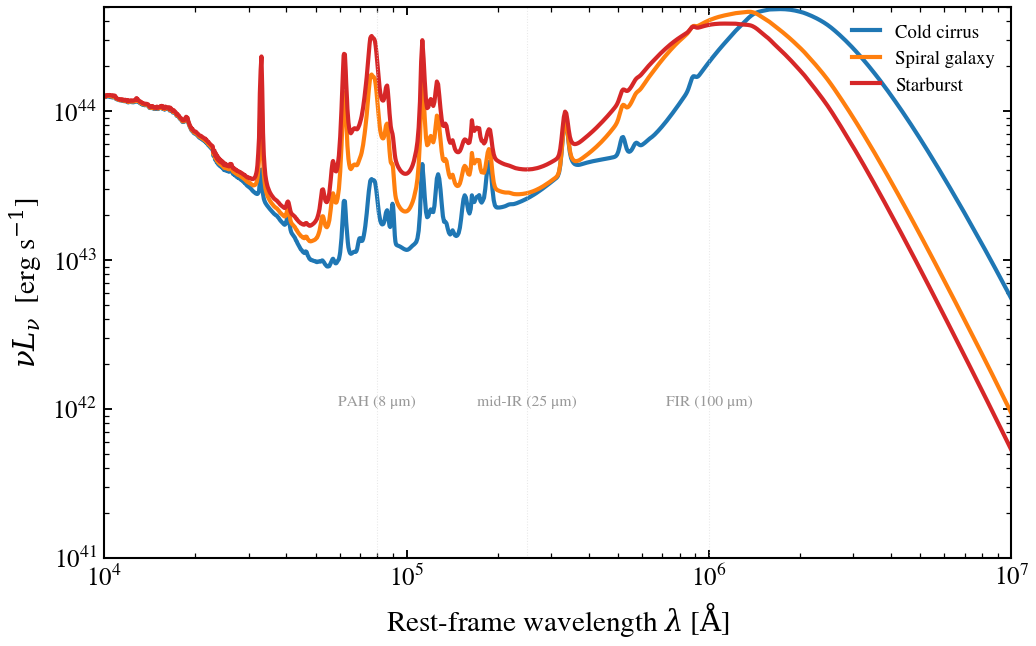

Write the Python code that produced this figure.
"""
Dust IR SED: PAH / Warm grain / Cold grain decomposition
=========================================================

The Draine & Li (2007) dust model naturally separates three emission
regimes via its parameters. Varying ``q_PAH`` (PAH mass fraction) and
``U_min`` (minimum radiation-field intensity) traces three archetypal
SED shapes:

1. **Cold cirrus** (``q_PAH`` ≈ 0.5%, ``U_min`` ≈ 0.1 dex):
   Diffuse, cool dust with weak PAH features—characteristic of
   quiescent regions (peak ≈ 250 μm).

2. **Spiral-disk galaxy** (``q_PAH`` ≈ 2.5%, ``U_min`` ≈ 1.0 dex):
   Typical mid-IR + FIR balance with modest PAH features
   (peak ≈ 100 μm).

3. **Starburst** (``q_PAH`` ≈ 4.5%, ``U_min`` ≈ 2.0 dex):
   Strong PAH features at 3–20 μm and warm grains; harder
   radiation field from young star clusters (peak ≈ 60 μm).

This script sweeps the two knobs independently to show how the
dust SED morphology responds.
"""

import os

os.environ["TF_CPP_MIN_LOG_LEVEL"] = "2"  # suppress XLA/PjRt C++ INFO+WARNING logs

import warnings

import jax
import jax.numpy as jnp
import matplotlib.pyplot as plt
import numpy as np

import tengri
from tengri.analysis.plotting import setup_style

setup_style()
warnings.filterwarnings("ignore", message=".*BakedInBackend.*")

C_AA_PER_S = 2.998e18

ssp = tengri.load_ssp()


def _build(q_pah=None, u_min=None):
    """Build SEDModel with DL07 dust at specified q_PAH and U_min."""
    dust = {
        "type": "two_component",
        "all_params": tengri.FIXED,
        "tau_diff": 1.0,
        "tau_bc": 0.3,
        "emission": {
            "type": "draine_li2007",
            "all_params": tengri.FIXED,
        },
    }
    model = tengri.SEDModel.build(
        ssp,
        sfh={"type": "const", "all_params": tengri.FIXED, "log_total_mass": 11.0},
        dust=dust,
        redshift=tengri.Fixed(0.05),
    )
    p = dict(model.spec.sample(jax.random.PRNGKey(0)))
    if q_pah is not None:
        p["dust_qpah"] = jnp.float64(q_pah)
    if u_min is not None:
        p["dust_umin"] = jnp.float64(u_min)
    return model, p


# Three regimes: cold cirrus, normal galaxy, starburst.
# Parameters chosen to illustrate the decomposition.
regimes = {
    "Cold cirrus": {"q_pah": 0.5, "u_min": -1.0},
    "Spiral galaxy": {"q_pah": 2.5, "u_min": 1.0},
    "Starburst": {"q_pah": 4.5, "u_min": 2.0},
}

fig, ax = plt.subplots(figsize=(7.2, 4.6))

colors = {"Cold cirrus": "#1f77b4", "Spiral galaxy": "#ff7f0e", "Starburst": "#d62728"}

for regime, params in regimes.items():
    model, p = _build(q_pah=params["q_pah"], u_min=params["u_min"])
    out = model.predict(p)
    wave = np.asarray(model.wavelengths)
    nu_l_nu = C_AA_PER_S / wave * np.asarray(out.rest_sed())

    ax.loglog(
        wave,
        nu_l_nu,
        color=colors[regime],
        lw=2.0,
        label=regime,
    )

# Mark diagnostic wavelengths: PAH, mid-IR, FIR
ax.axvline(8e4, color="0.85", lw=0.5, alpha=0.6, linestyle=":")
ax.text(8e4, 1e42, "PAH (8 μm)", fontsize=7.5, color="0.6", ha="center", va="bottom")

ax.axvline(25e4, color="0.85", lw=0.5, alpha=0.6, linestyle=":")
ax.text(25e4, 1e42, "mid-IR (25 μm)", fontsize=7.5, color="0.6", ha="center", va="bottom")

ax.axvline(100e4, color="0.85", lw=0.5, alpha=0.6, linestyle=":")
ax.text(100e4, 1e42, "FIR (100 μm)", fontsize=7.5, color="0.6", ha="center", va="bottom")

ax.set(
    xlim=(1e4, 1e7),
    ylim=(1e41, 5e44),
    xlabel=r"Rest-frame wavelength $\lambda$ [$\mathrm{\AA}$]",
    ylabel=r"$\nu L_\nu$  [erg s$^{-1}$]",
)

ax.legend(frameon=False, fontsize=9, loc="upper right")

fig.tight_layout()
plt.savefig("plot_pah_warm_cold_split.png", dpi=150, bbox_inches="tight")
